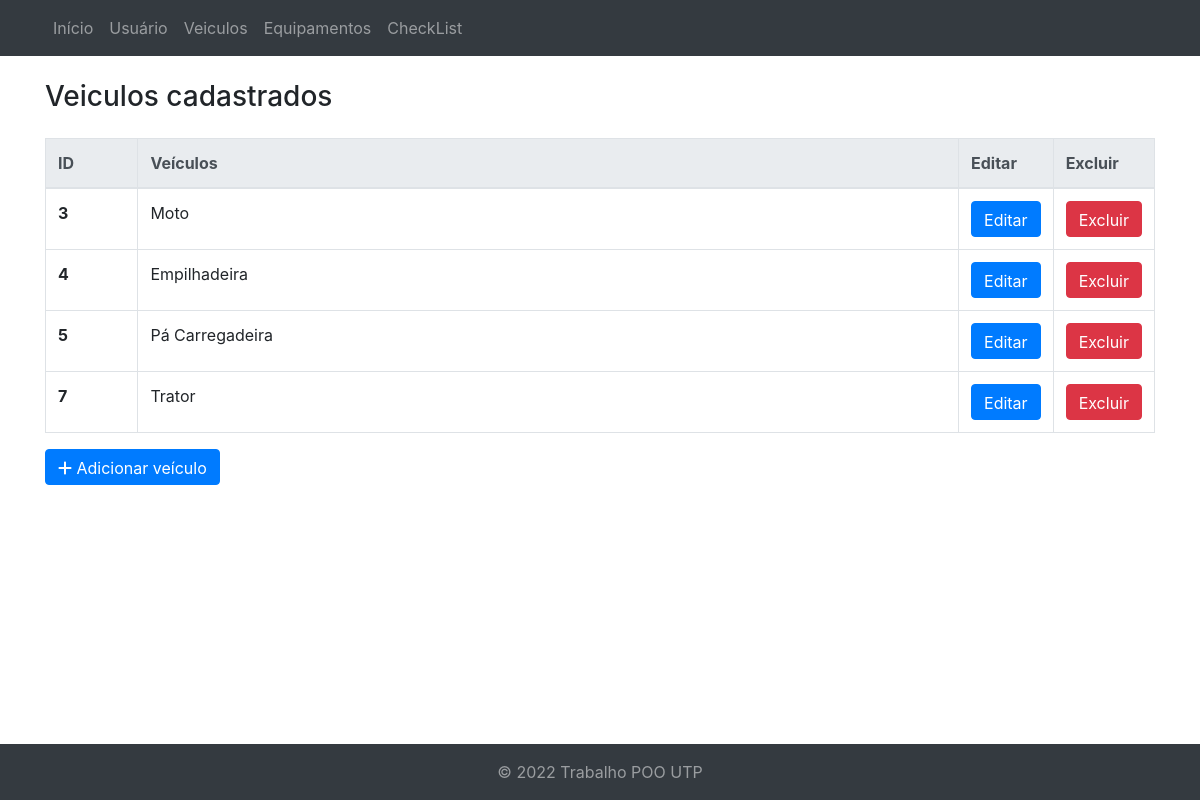
The page /veiculos/ (signed in) on the database its author committed.
### core/models.py (models this page shows, shortened)
class Veiculos(models.Model):
    id = models.AutoField(primary_key=True)
    descricao_veiculo = models.CharField(verbose_name="Descrição do Veículo", max_length=256, blank=True, null=True)

### core/views.py (the view)
# urls.py: path('veiculos/', views.veiculos, name='veiculo'),
@login_required(login_url='/login/')
def veiculos(request):
    veiculo = Veiculos.objects.all()
    response = {'veiculos': veiculo}
    return render(request, 'veiculos.html', response)

### core/templates/veiculos.html (shortened to what this page needs)
{% extends "index.html" %}
{% block content %}
<div class="container mt-4 mb-4">
  <div class="">
    <h3>Veiculos cadastrados</h3>
    <table class="table table-bordered mt-4">
      <thead class="thead-light">
        <tr>
          <th scope="col">ID</th>
          <th scope="col">Veículos</th>
          <th scope="col">Editar</th>
          <th scope="col">Excluir</th>
        </tr>
      </thead>
      <tbody>
        {% for veiculo in veiculos %}
        <tr>
          <th class="col-1" scope="row">{{veiculo.id}}</th>
          <td>{{veiculo.descricao_veiculo}}</td>
          <td class="col-1"> <a href="editar/?id={{ veiculo.id }}" class="btn btn-primary">Editar</a></td>
          <td class="col-1"><a href="excluir/{{ veiculo.id }}/" class="btn btn-danger">Excluir</a></td>
        </tr>
        {% endfor %}
      </tbody>
    </table>
    <a href="adicionar/" class="btn btn-primary"><i class="fas fa-solid fa-plus"></i> Adicionar veículo</a>
  </div>
</div>
{% endblock %}

### static/css/main.css (style rules this page uses)
.btn { font-weight: 700; height: 36px; -moz-user-select: none; -webkit-user-select: none; user-select: none; cursor: default; }

### rows shown on the page
Veiculos: id "3", descricao_veiculo "Moto"
Veiculos: id "4", descricao_veiculo "Empilhadeira"
Veiculos: id "5", descricao_veiculo "Pá Carregadeira"
Veiculos: id "7", descricao_veiculo "Trator"
